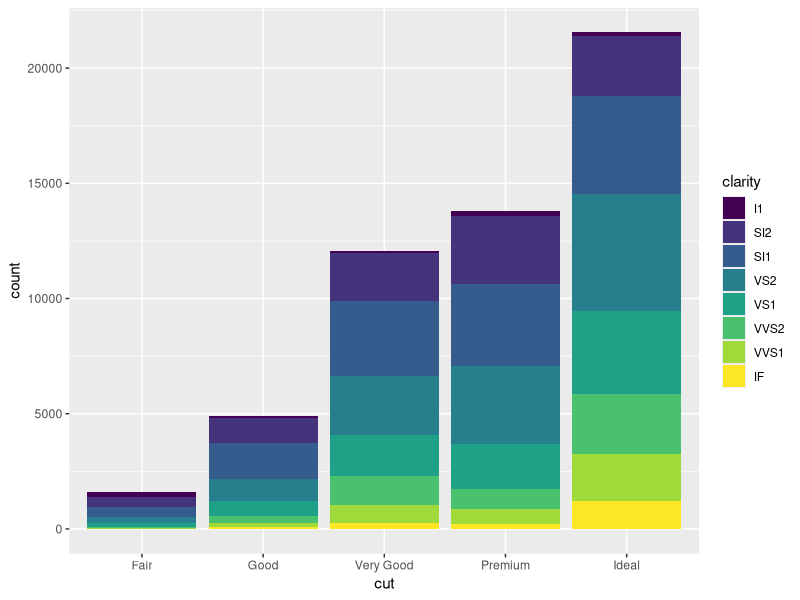
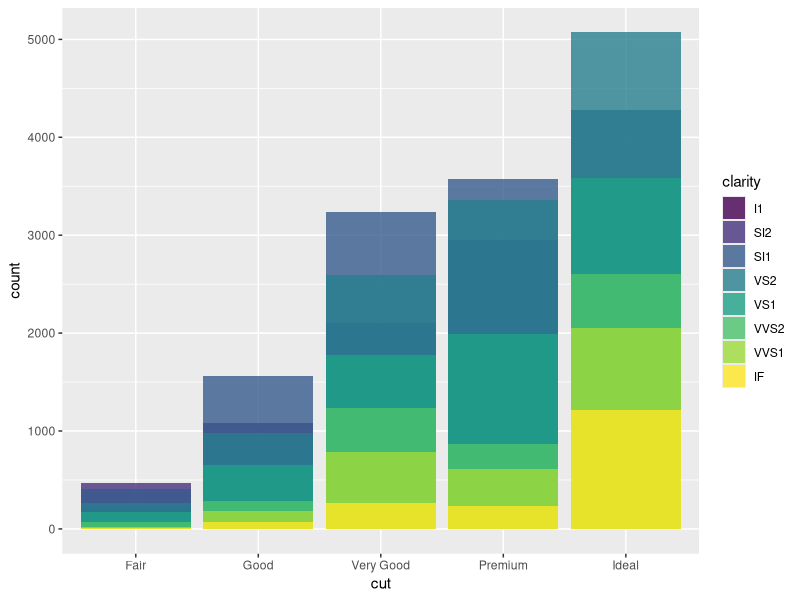
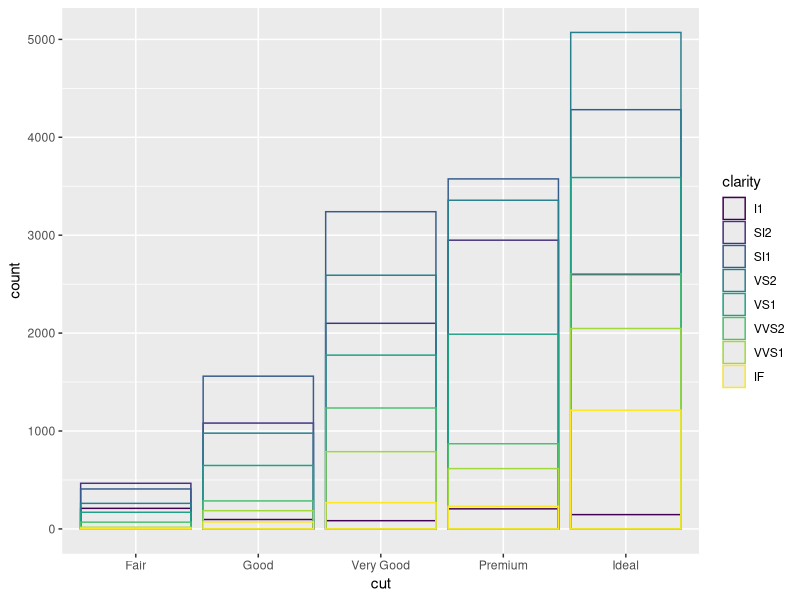
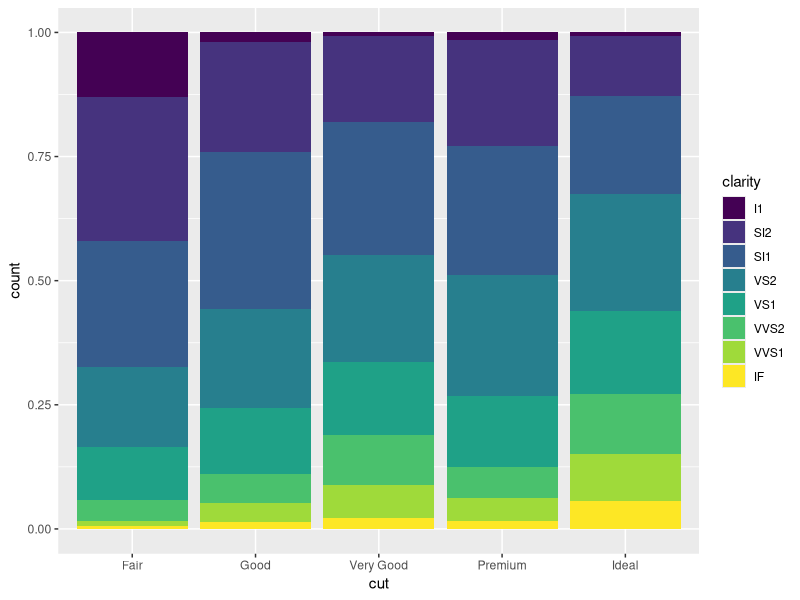
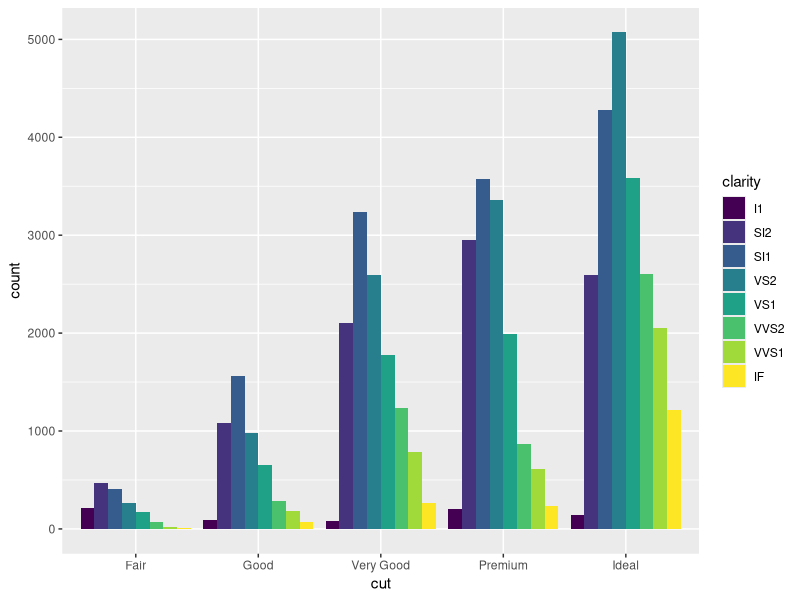
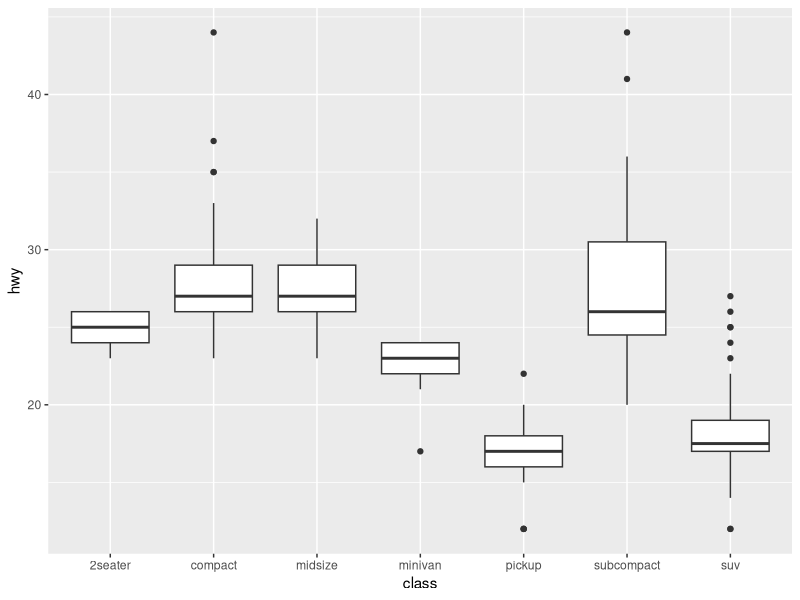
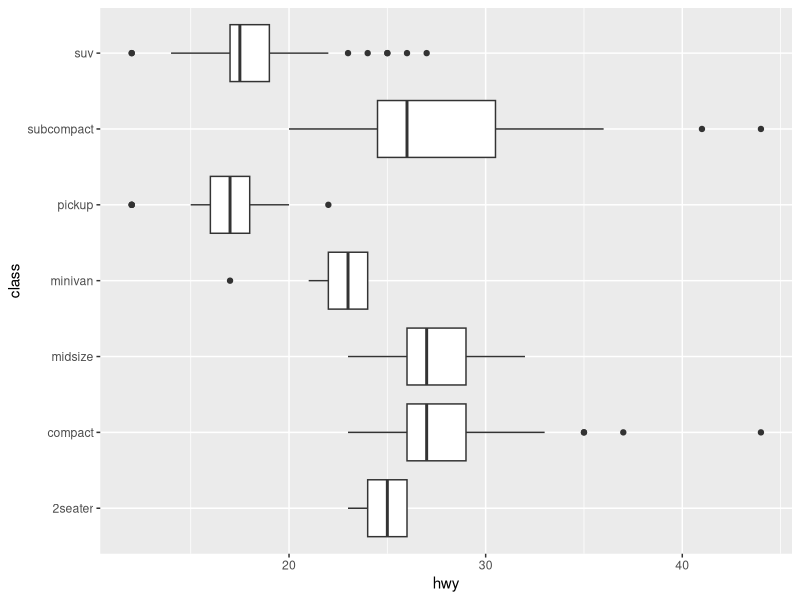

R code for these plots, in order:
#GOOD GRAPHS

#BAR CHARTS
#Bar chart with distinction in the bar (Good use for channels chart)
library(ggplot2)
ggplot(data = diamonds, mapping = aes(x = cut, fill = clarity)) + 
  geom_bar()

#Adjust the color opacity
ggplot(data = diamonds, mapping = aes(x = cut, fill = clarity)) + 
  geom_bar(alpha = 4/5, position = "identity")

#Remove the color
ggplot(data = diamonds, mapping = aes(x = cut, colour = clarity)) + 
  geom_bar(fill = NA, position = "identity")

#100% bar chart
ggplot(data = diamonds) + 
  geom_bar(mapping = aes(x = cut, fill = clarity), position = "fill")

#Segment the data per third categorical variable
ggplot(data = diamonds) + 
  geom_bar(mapping = aes(x = cut, fill = clarity), position = "dodge")

#BOXPLOTS CHARTS
ggplot(data = mpg, mapping = aes(x = class, y = hwy)) + 
  geom_boxplot()

ggplot(data = mpg, mapping = aes(x = class, y = hwy)) + 
  geom_boxplot() +
  coord_flip()
